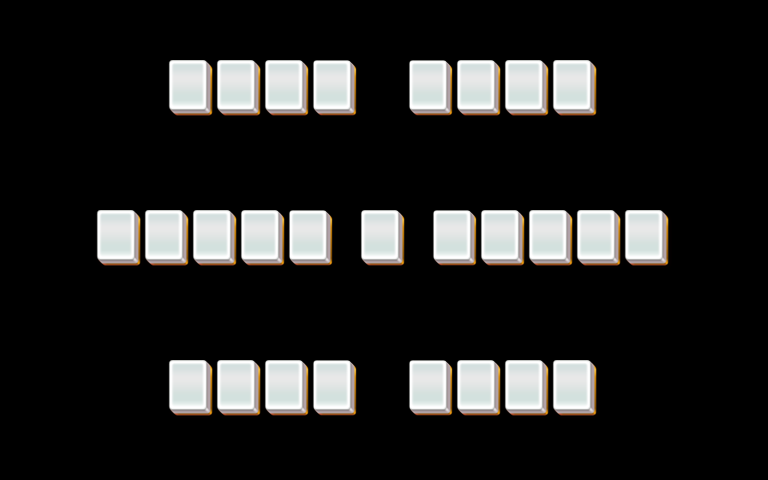

Rendered tile map (Tiled .tmx) drawn with the repository's tilesets; below, a short description and the map source with its tile grids summarised:
An orthogonal 32x16 tile map with 24x30 px tiles, 5 tile layers (layer1, layer2, layer3, layer4, ...).

<map version="1.0" orientation="orthogonal" width="32" height="16" tilewidth="24" tileheight="30">
 <properties>
  <property name="species" value="30" />
 </properties>
 <tileset firstgid="1" name="mahjong" tilewidth="48" tileheight="60">
  <image source="mahjong.png" width="48" height="60" />
 </tileset>
 <layer name="layer1" width="32" height="16">
  <data>[512 cells, 27 non-empty, 1 distinct tile ids]</data>
 </layer>
 <layer name="layer2" width="32" height="16">
  <data>[512 cells, 21 non-empty, 1 distinct tile ids]</data>
 </layer>
 <layer name="layer3" width="32" height="16">
  <data>[512 cells, 14 non-empty, 1 distinct tile ids]</data>
 </layer>
 <layer name="layer4" width="32" height="16">
  <data>[512 cells, 8 non-empty, 1 distinct tile ids]</data>
 </layer>
 <layer name="layer5" width="32" height="16">
  <data>[512 cells, 2 non-empty, 1 distinct tile ids]</data>
 </layer>
</map>
